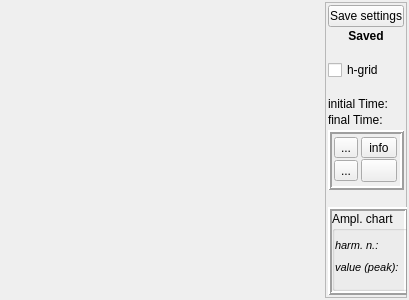
<?xml version="1.0" encoding="UTF-8"?>
<ui version="4.0">
 <class>CFourWin</class>
 <widget class="QWidget" name="CFourWin">
  <property name="geometry">
   <rect>
    <x>0</x>
    <y>0</y>
    <width>409</width>
    <height>300</height>
   </rect>
  </property>
  <property name="windowTitle">
   <string>Dialog</string>
  </property>
  <layout class="QHBoxLayout" name="horizontalLayout_3" stretch="8,2">
   <property name="spacing">
    <number>2</number>
   </property>
   <property name="leftMargin">
    <number>2</number>
   </property>
   <property name="topMargin">
    <number>2</number>
   </property>
   <property name="rightMargin">
    <number>2</number>
   </property>
   <property name="bottomMargin">
    <number>2</number>
   </property>
   <item>
    <layout class="QVBoxLayout" name="plotsLayout" stretch="7,3">
     <property name="sizeConstraint">
      <enum>QLayout::SetNoConstraint</enum>
     </property>
     <item>
      <widget class="CLineChart" name="amplChart" native="true">
       <property name="minimumSize">
        <size>
         <width>250</width>
         <height>120</height>
        </size>
       </property>
       <property name="autoFillBackground">
        <bool>true</bool>
       </property>
      </widget>
     </item>
     <item>
      <widget class="CLineChart" name="phaseChart" native="true">
       <property name="minimumSize">
        <size>
         <width>250</width>
         <height>90</height>
        </size>
       </property>
       <property name="font">
        <font>
         <pointsize>8</pointsize>
        </font>
       </property>
       <property name="autoFillBackground">
        <bool>true</bool>
       </property>
      </widget>
     </item>
    </layout>
   </item>
   <item>
    <widget class="QFrame" name="frame">
     <property name="minimumSize">
      <size>
       <width>82</width>
       <height>0</height>
      </size>
     </property>
     <property name="maximumSize">
      <size>
       <width>110</width>
       <height>16777215</height>
      </size>
     </property>
     <property name="frameShape">
      <enum>QFrame::StyledPanel</enum>
     </property>
     <property name="frameShadow">
      <enum>QFrame::Raised</enum>
     </property>
     <layout class="QVBoxLayout" name="verticalLayout">
      <property name="spacing">
       <number>2</number>
      </property>
      <property name="sizeConstraint">
       <enum>QLayout::SetNoConstraint</enum>
      </property>
      <property name="leftMargin">
       <number>2</number>
      </property>
      <property name="topMargin">
       <number>2</number>
      </property>
      <property name="rightMargin">
       <number>2</number>
      </property>
      <property name="bottomMargin">
       <number>2</number>
      </property>
      <item>
       <widget class="QPushButton" name="saveSetBtn">
        <property name="text">
         <string>Save settings</string>
        </property>
       </widget>
      </item>
      <item>
       <widget class="QLabel" name="saveSetLbl">
        <property name="font">
         <font>
          <weight>75</weight>
          <bold>true</bold>
         </font>
        </property>
        <property name="text">
         <string>Saved</string>
        </property>
        <property name="alignment">
         <set>Qt::AlignCenter</set>
        </property>
       </widget>
      </item>
      <item>
       <spacer name="verticalSpacer_2">
        <property name="orientation">
         <enum>Qt::Vertical</enum>
        </property>
        <property name="sizeHint" stdset="0">
         <size>
          <width>20</width>
          <height>40</height>
         </size>
        </property>
       </spacer>
      </item>
      <item>
       <widget class="QCheckBox" name="gridChkBox">
        <property name="text">
         <string>h-grid</string>
        </property>
       </widget>
      </item>
      <item>
       <spacer name="verticalSpacer">
        <property name="orientation">
         <enum>Qt::Vertical</enum>
        </property>
        <property name="sizeHint" stdset="0">
         <size>
          <width>20</width>
          <height>40</height>
         </size>
        </property>
       </spacer>
      </item>
      <item>
       <widget class="QLabel" name="iniTimeLbl">
        <property name="text">
         <string>initial Time:</string>
        </property>
       </widget>
      </item>
      <item>
       <widget class="QLabel" name="finTimeLbl">
        <property name="text">
         <string>final Time:</string>
        </property>
       </widget>
      </item>
      <item>
       <spacer name="vertSpacer2">
        <property name="orientation">
         <enum>Qt::Vertical</enum>
        </property>
        <property name="sizeHint" stdset="0">
         <size>
          <width>20</width>
          <height>25</height>
         </size>
        </property>
       </spacer>
      </item>
      <item>
       <widget class="QFrame" name="frame_2">
        <property name="minimumSize">
         <size>
          <width>75</width>
          <height>60</height>
         </size>
        </property>
        <property name="frameShape">
         <enum>QFrame::Box</enum>
        </property>
        <property name="frameShadow">
         <enum>QFrame::Raised</enum>
        </property>
        <property name="lineWidth">
         <number>2</number>
        </property>
        <layout class="QGridLayout" name="gridLayout">
         <property name="leftMargin">
          <number>2</number>
         </property>
         <property name="topMargin">
          <number>2</number>
         </property>
         <property name="rightMargin">
          <number>2</number>
         </property>
         <property name="bottomMargin">
          <number>2</number>
         </property>
         <property name="horizontalSpacing">
          <number>3</number>
         </property>
         <property name="verticalSpacing">
          <number>0</number>
         </property>
         <item row="1" column="1">
          <widget class="QToolButton" name="printBtn">
           <property name="minimumSize">
            <size>
             <width>36</width>
             <height>0</height>
            </size>
           </property>
           <property name="toolTip">
            <string>Print...</string>
           </property>
           <property name="text">
            <string/>
           </property>
           <property name="icon">
            <iconset resource="Images.qrc">
             <normaloff>:/buttons/images/print.ico</normaloff>:/buttons/images/print.ico</iconset>
           </property>
          </widget>
         </item>
         <item row="1" column="0">
          <widget class="QToolButton" name="copyBtn">
           <property name="toolTip">
            <string>Copy...</string>
           </property>
           <property name="text">
            <string>...</string>
           </property>
           <property name="icon">
            <iconset resource="Images.qrc">
             <normaloff>:/buttons/images/copy.ico</normaloff>:/buttons/images/copy.ico</iconset>
           </property>
          </widget>
         </item>
         <item row="0" column="0">
          <widget class="QToolButton" name="optionsBtn">
           <property name="toolTip">
            <string>Fourier options</string>
           </property>
           <property name="text">
            <string>...</string>
           </property>
           <property name="icon">
            <iconset resource="Images.qrc">
             <normaloff>:/buttons/images/check.ico</normaloff>:/buttons/images/check.ico</iconset>
           </property>
           <property name="autoRaise">
            <bool>false</bool>
           </property>
          </widget>
         </item>
         <item row="0" column="1">
          <widget class="QToolButton" name="infoBtn">
           <property name="maximumSize">
            <size>
             <width>99</width>
             <height>16777215</height>
            </size>
           </property>
           <property name="toolTip">
            <string>&lt;html&gt;&lt;head/&gt;&lt;body&gt;&lt;p&gt;Additional info&lt;/p&gt;&lt;/body&gt;&lt;/html&gt;</string>
           </property>
           <property name="text">
            <string>info</string>
           </property>
           <property name="autoRaise">
            <bool>false</bool>
           </property>
          </widget>
         </item>
        </layout>
        <zorder>optionsBtn</zorder>
        <zorder>infoBtn</zorder>
        <zorder>copyBtn</zorder>
        <zorder>printBtn</zorder>
       </widget>
      </item>
      <item>
       <spacer name="vertSpacer3">
        <property name="orientation">
         <enum>Qt::Vertical</enum>
        </property>
        <property name="sizeHint" stdset="0">
         <size>
          <width>20</width>
          <height>40</height>
         </size>
        </property>
       </spacer>
      </item>
      <item>
       <widget class="QFrame" name="frame_3">
        <property name="minimumSize">
         <size>
          <width>80</width>
          <height>0</height>
         </size>
        </property>
        <property name="frameShape">
         <enum>QFrame::Box</enum>
        </property>
        <property name="frameShadow">
         <enum>QFrame::Raised</enum>
        </property>
        <property name="lineWidth">
         <number>2</number>
        </property>
        <layout class="QVBoxLayout" name="verticalLayout_3">
         <property name="spacing">
          <number>0</number>
         </property>
         <property name="leftMargin">
          <number>0</number>
         </property>
         <property name="topMargin">
          <number>0</number>
         </property>
         <property name="rightMargin">
          <number>0</number>
         </property>
         <property name="bottomMargin">
          <number>0</number>
         </property>
         <item>
          <widget class="QGroupBox" name="valuesBox">
           <property name="sizePolicy">
            <sizepolicy hsizetype="Expanding" vsizetype="Preferred">
             <horstretch>0</horstretch>
             <verstretch>0</verstretch>
            </sizepolicy>
           </property>
           <property name="minimumSize">
            <size>
             <width>80</width>
             <height>80</height>
            </size>
           </property>
           <property name="title">
            <string>Ampl. chart</string>
           </property>
           <property name="flat">
            <bool>false</bool>
           </property>
           <property name="checkable">
            <bool>false</bool>
           </property>
           <layout class="QVBoxLayout" name="verticalLayout_2">
            <property name="spacing">
             <number>0</number>
            </property>
            <property name="leftMargin">
             <number>0</number>
            </property>
            <property name="topMargin">
             <number>0</number>
            </property>
            <property name="rightMargin">
             <number>0</number>
            </property>
            <property name="bottomMargin">
             <number>0</number>
            </property>
            <item>
             <widget class="QLabel" name="harmNLbl">
              <property name="font">
               <font>
                <pointsize>8</pointsize>
               </font>
              </property>
              <property name="text">
               <string>&lt;i&gt;harm. n.:&lt;/i&gt;</string>
              </property>
             </widget>
            </item>
            <item>
             <widget class="QLabel" name="harmValLbl">
              <property name="sizePolicy">
               <sizepolicy hsizetype="Minimum" vsizetype="Preferred">
                <horstretch>0</horstretch>
                <verstretch>0</verstretch>
               </sizepolicy>
              </property>
              <property name="font">
               <font>
                <pointsize>8</pointsize>
               </font>
              </property>
              <property name="text">
               <string>&lt;i&gt;value (peak):&lt;/i&gt;&lt;br&gt;</string>
              </property>
             </widget>
            </item>
           </layout>
          </widget>
         </item>
        </layout>
       </widget>
      </item>
     </layout>
     <zorder>iniTimeLbl</zorder>
     <zorder>finTimeLbl</zorder>
     <zorder>frame_2</zorder>
     <zorder>gridChkBox</zorder>
     <zorder>frame_3</zorder>
     <zorder>saveSetBtn</zorder>
     <zorder>saveSetLbl</zorder>
    </widget>
   </item>
  </layout>
 </widget>
 <customwidgets>
  <customwidget>
   <class>CLineChart</class>
   <extends>QWidget</extends>
   <header>CLineChart.h</header>
   <container>1</container>
  </customwidget>
 </customwidgets>
 <resources>
  <include location="Images.qrc"/>
 </resources>
 <connections/>
</ui>
